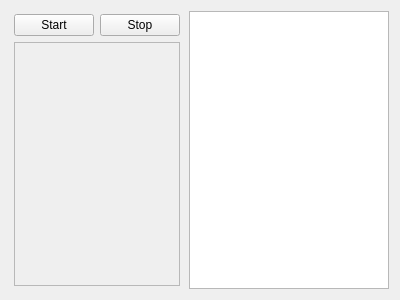
<?xml version="1.0" encoding="UTF-8"?>
<ui version="4.0">
 <class>Notify</class>
 <widget class="QWidget" name="Notify">
  <property name="geometry">
   <rect>
    <x>0</x>
    <y>0</y>
    <width>400</width>
    <height>300</height>
   </rect>
  </property>
  <property name="windowTitle">
   <string>Form</string>
  </property>
  <layout class="QVBoxLayout" name="verticalLayout_3">
   <item>
    <layout class="QHBoxLayout" name="horizontalLayout_2">
     <item>
      <widget class="QWidget" name="widget" native="true">
       <layout class="QVBoxLayout" name="verticalLayout_2">
        <property name="margin">
         <number>3</number>
        </property>
        <item>
         <layout class="QVBoxLayout" name="verticalLayout">
          <item>
           <layout class="QHBoxLayout" name="horizontalLayout">
            <item>
             <widget class="QPushButton" name="pushButton">
              <property name="text">
               <string>Start</string>
              </property>
             </widget>
            </item>
            <item>
             <widget class="QPushButton" name="pushButton_2">
              <property name="text">
               <string>Stop</string>
              </property>
             </widget>
            </item>
           </layout>
          </item>
          <item>
           <widget class="QScrollArea" name="scrollArea">
            <property name="widgetResizable">
             <bool>true</bool>
            </property>
            <widget class="QWidget" name="scrollAreaWidgetContents">
             <property name="geometry">
              <rect>
               <x>0</x>
               <y>0</y>
               <width>176</width>
               <height>234</height>
              </rect>
             </property>
            </widget>
           </widget>
          </item>
         </layout>
        </item>
       </layout>
      </widget>
     </item>
     <item>
      <widget class="QTableView" name="tableView"/>
     </item>
    </layout>
   </item>
  </layout>
 </widget>
 <resources/>
 <connections/>
</ui>
